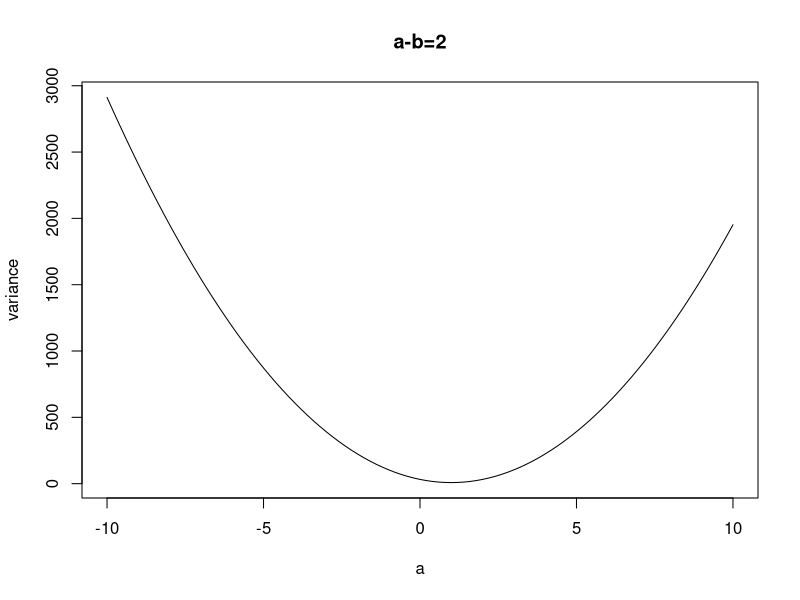
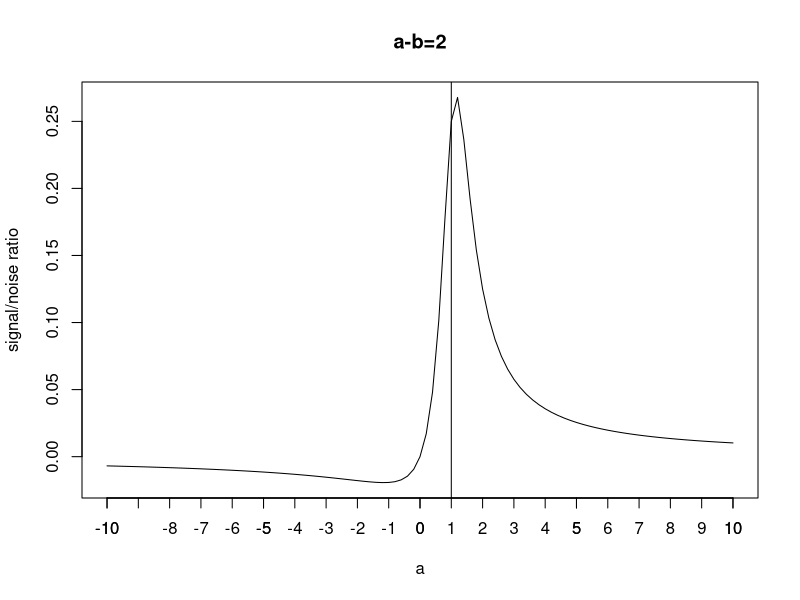
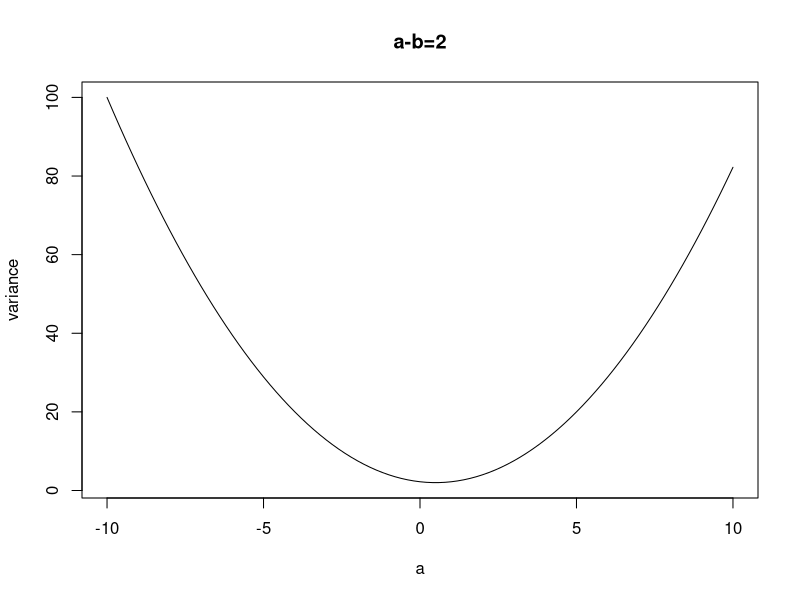
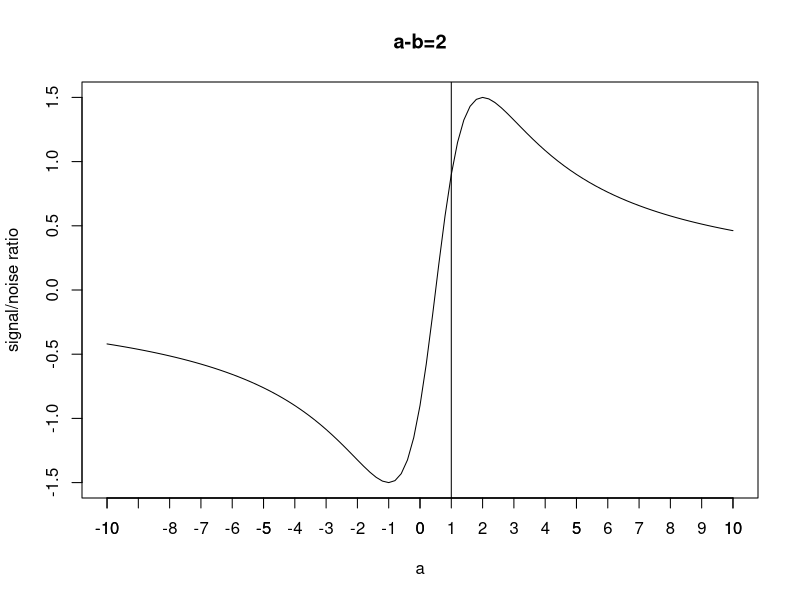

Generate these figures, in order, with R:
#one affected founder and one affected child

bias_stat <- function(y=c(1,-1), x=c(1,-1)){
	a <- y[2]*x[1] + y[1]*x[2] + y[1]*x[1] + y[2]*x[2]
	b <- y[2]*x[1] + y[1]*x[2] + y[1]*x[2] + y[2]*x[1]
	c <- y[2]*x[2] + y[1]*x[1] + y[1]*x[1] + y[2]*x[1]
	d <- y[2]*x[2] + y[1]*x[1] + y[1]*x[2] + y[2]*x[2]
	obs <- c(a,b,c,d)
	mu <- mean(obs)
	var <- sum((obs-mu)^2)/4
	stat <- 2*(c-mu)/sqrt(2*var)
	list(obs=obs, mu=mu, var=var, stat=stat)
}

bias_stat()


##variance plot as a function a
fn <- function(a, b) {
8*a^2 +8*a*b + 8*b^2
}
fn <- Vectorize(fn)

curve(sapply(x, function(x) fn(x, x-2)), -10,10, xlab="a", ylab="variance", main="a-b=2")

#find minimum
a <- seq(-10,10,by=1)
b <- a -2
fn(a,b)

##signal/noise ratio plot
t_fn <- function(a, b) {
  (2*a)/(8*a^2 +8*a*b + 8*b^2)
}
t_fn <- Vectorize(t_fn)

curve(sapply(x, function(x) t_fn(x, x-2)), -10,10, xlab="a", ylab="signal/noise ratio", main="a-b=2")
abline(v=1)
x_tick <- seq(-10, 10, by=1)
axis(1, at=x_tick)


##for families with two founder carrier haplotype
bias_stat <- function(y=c(1,-1), x=c(1,-1)){
	a <- y[2]*x[1] + y[1]*x[2] + y[1]*x[1] + y[1]*x[1]
	b <- y[2]*x[1] + y[1]*x[1] + y[1]*x[1] + y[1]*x[1]
	c <- y[2]*x[1] + y[1]*x[1] + y[1]*x[2] + y[1]*x[1]
	d <- y[2]*x[1] + y[1]*x[1] + y[1]*x[1] + y[1]*x[1]
	e <- y[2]*x[1] + y[1]*x[1] + y[1]*x[1] + y[1]*x[2]
	f <- y[2]*x[2] + y[1]*x[1] + y[1]*x[1] + y[1]*x[1]
	obs <- c(a,b,c,d,e,f)
	mu <- mean(obs)
	var <- sum((obs-mu)^2)/6
	stat <- 2*(c-mu)/sqrt(2*var)
	list(obs=obs, mu=mu, var=var, stat=stat)
}

bias_stat()


##variance plot as a function a
fn <- function(a,b, x=c(1,-1)) {
	y <- c(a,b)
	a <- y[2]*x[1] + y[1]*x[2] + y[1]*x[1] + y[1]*x[1]
	b <- y[2]*x[1] + y[1]*x[1] + y[1]*x[1] + y[1]*x[1]
	c <- y[2]*x[1] + y[1]*x[1] + y[1]*x[2] + y[1]*x[1]
	d <- y[2]*x[1] + y[1]*x[1] + y[1]*x[1] + y[1]*x[1]
	e <- y[2]*x[1] + y[1]*x[1] + y[1]*x[1] + y[1]*x[2]
	f <- y[2]*x[2] + y[1]*x[1] + y[1]*x[1] + y[1]*x[1]
	obs <- c(a,b,c,d,e,f)
	mu <- mean(obs)
	var <- sum((obs-mu)^2)/6
	var
}
fn <- Vectorize(fn)
curve(sapply(x, function(x) fn(x, x-2)), -10,10, xlab="a", ylab="variance", main="a-b=2")


#find minimum
a <- seq(-10,10,by=1)
b <- a -2
a[which(fn(a,b)==min(fn(a,b)))]

##signal/noise ratio plot
t_fn <- function(a,b, x=c(1,-1)) {
	y <- c(a,b)
	a <- y[2]*x[1] + y[1]*x[2] + y[1]*x[1] + y[1]*x[1]
	b <- y[2]*x[1] + y[1]*x[1] + y[1]*x[1] + y[1]*x[1]
	c <- y[2]*x[1] + y[1]*x[1] + y[1]*x[2] + y[1]*x[1]
	d <- y[2]*x[1] + y[1]*x[1] + y[1]*x[1] + y[1]*x[1]
	e <- y[2]*x[1] + y[1]*x[1] + y[1]*x[1] + y[1]*x[2]
	f <- y[2]*x[2] + y[1]*x[1] + y[1]*x[1] + y[1]*x[1]
	obs <- c(a,b,c,d,e,f)
	mu <- mean(obs)
	var <- sum((obs-mu)^2)/6
	b/var
}
t_fn <- Vectorize(t_fn)

curve(sapply(x, function(x) t_fn(x, x-2)), -10,10, xlab="a", ylab="signal/noise ratio", main="a-b=2")
abline(v=1)
x_tick <- seq(-10, 10, by=1)
axis(1, at=x_tick)

